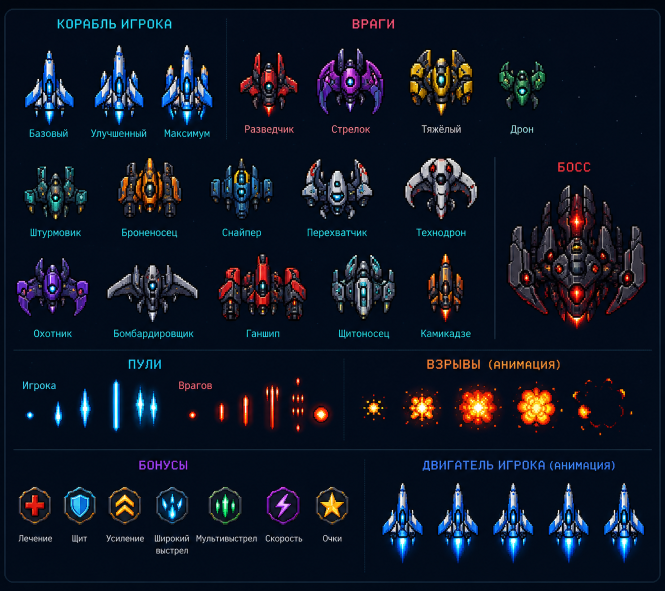
#> input picture art/sheet00_main.png, 1330 x 1182 px (shown at 1/2 size); its folder holds 5 pictures in this run
$ python extract_sprites.py
#> lines starting #> are read from the running program, lines starting #| are printed output that depends on the picture
"""Нарезка спрайтов из концепт-листов в атлас игры.

Запуск (из корня проекта):
    python tools/extract_sprites.py            # собрать assets/sprites*.png|webp и js/atlas.js
    python tools/extract_sprites.py <папка>    # плюс превью для проверки

Режимы:
  solid — заливка фона от краёв -> непрозрачное тело + мягкий край (корабли, враги, бонусы)
  add   — свечение за вычетом фона, рисуется в режиме 'lighter' (пули, взрывы)
  glow  — непрозрачное тело внутри яркого ореола (ракеты, мины): заливка проходит
          тёмные и насыщенно-светящиеся пиксели и останавливается о металл корпуса
  hull  — тёмный корпус цвета фона (Невидимка): силуэт по едва заметному контуру, внутри — непрозрачно
"""
import json
import os
import sys
from collections import deque

from PIL import Image, ImageFilter

ROOT = os.path.dirname(os.path.dirname(os.path.abspath(__file__)))
# листы спрайтов: 0 — основной, 1 — новые корабли игрока, 2 — новые враги, 3 — новые боссы,
# 4 — классические боссы, 5 — боссы 2.1, 6 — враги 2.1, 7 — корабли 2.1, 8 — кастомизация (цветные корабли),
# 9 — эффекты (VFX: взрывы, щиты, порталы, мины, ракеты), 10 — каталог эффектов (экраны, индикаторы, разрушения),
# 11 — астероиды (3.0: обычные, кристальные, с ресурсами; остальные ряды — на будущие секторы),
# 12 — враги 3.1 (защиты от оружия и поддержка), 13 — разное 3.1 (торговец, энергоблоки, яйца улья, конвой,
# медкорабль, лавовые астероиды), 14–15 — детали корабля 3.1 (модули забега на корабле)
SHEET_FILES = [os.path.join('art', f) for f in (
    'sheet00_main.png',
    'sheet01_player_ships.png',
    'sheet02_enemies.png',
    'sheet03_bosses.png',
    'sheet04_classic_bosses.png',
    'sheet05_bosses_21.png',
    'sheet06_enemies_21.png',
    'sheet07_ships_21.png',
    'sheet08_customization.png',
    'sheet09_vfx.png',
    'sheet10_vfx_catalogue.png',
    'sheet11_asteroids.png',
    'sheet12_enemies_30.png',
    'sheet13_props_31.png',
    'sheet14_parts_31.jpg',
    'sheet15_parts2_31.jpg',
)]
OUT_PNG = os.path.join(ROOT, 'assets', 'sprites.png')
OUT_JS = os.path.join(ROOT, 'js', 'atlas.js')
PREV = sys.argv[1] if len(sys.argv) > 1 else None

SHEETS = [Image.open(os.path.join(ROOT, f)).convert('RGB').load() for f in SHEET_FILES]
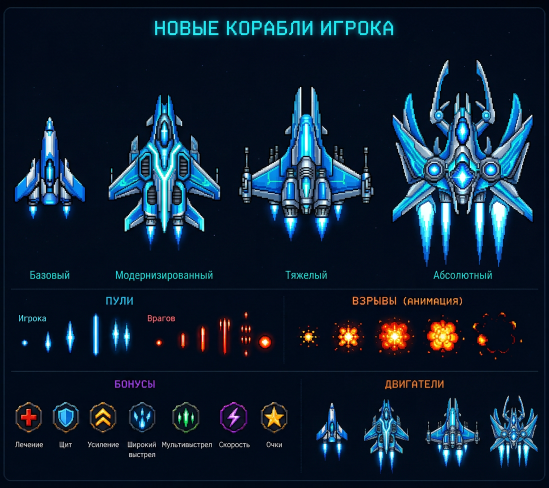
#> input picture art/sheet01_player_ships.png, 1098 x 976 px (shown at 1/2 size)
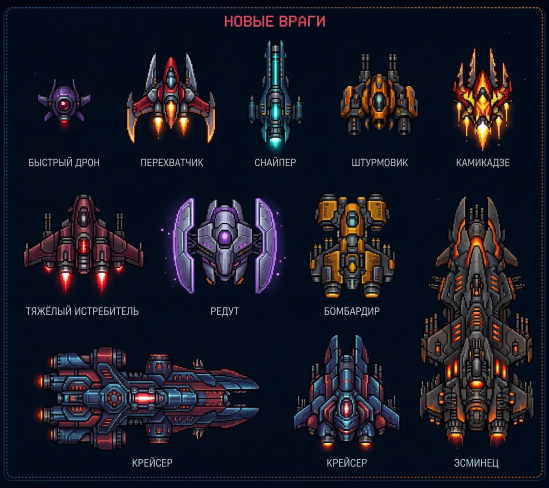
#> input picture art/sheet02_enemies.png, 1098 x 976 px (shown at 1/2 size)
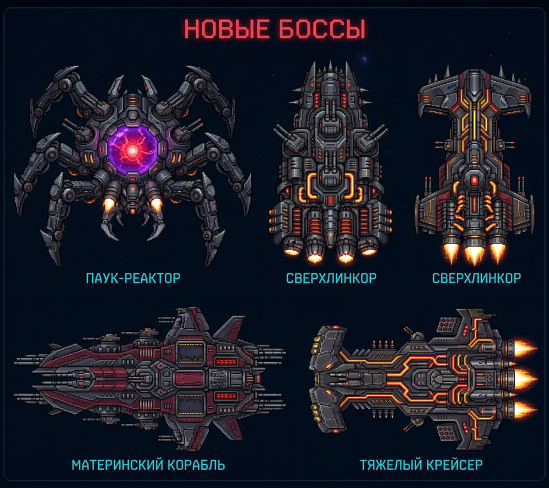
#> input picture art/sheet03_bosses.png, 1098 x 976 px (shown at 1/2 size)
#> (the run stopped early here; a loop or call above may not have finished)
